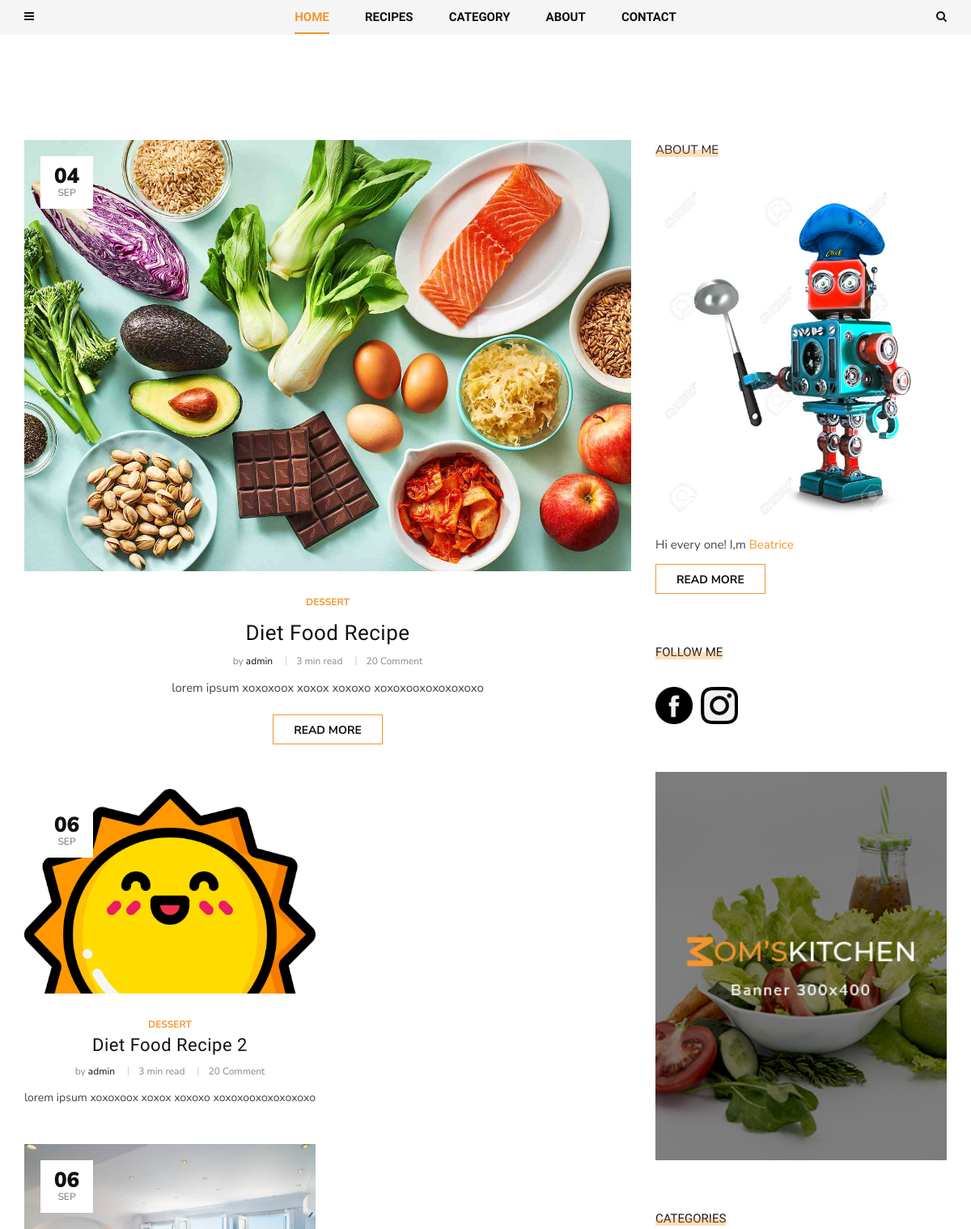
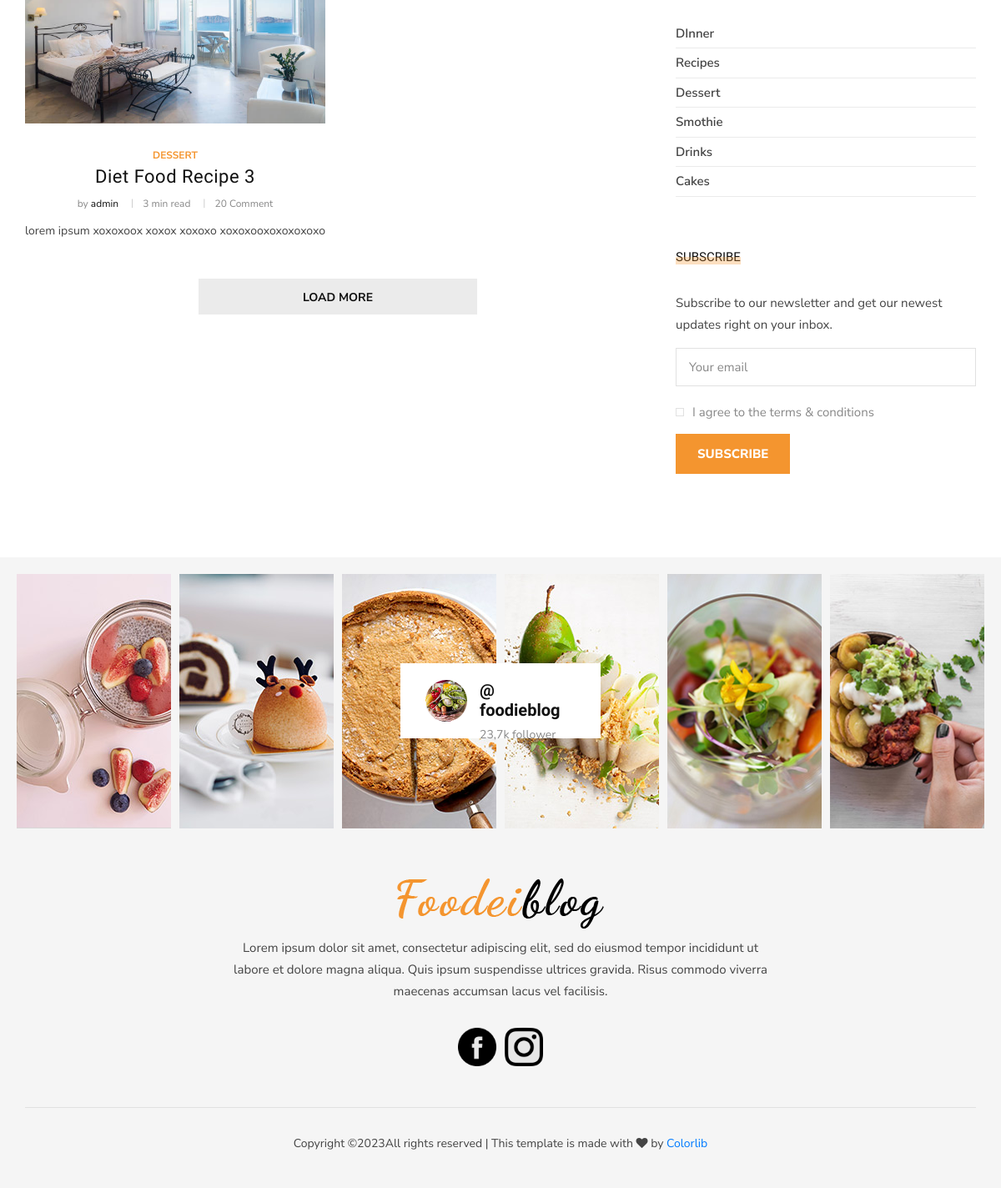
The page / on the database its author committed (2 pictures, top to bottom).
### blog/models.py (models this page shows, shortened)
class Post(models.Model):
    author = models.ForeignKey(User, related_name="posts", on_delete=models.CASCADE)
    title = models.CharField(max_length=200)
    image = models.ImageField(upload_to='articles/')
    text = models.TextField()
    category = models.ForeignKey(
        Category,
        related_name="post",
        on_delete=models.SET_NULL,
        null=True,
    )
    tags = models.ManyToManyField(Tag, related_name="post")
    create_at = models.DateTimeField(auto_now_add=True)
    slug = models.SlugField(max_length=200, default='', unique=True)
    def get_absolute_url(self):
        return reverse("post_single", kwargs={"slug":self.category.slug, "post_slug":self.slug })

class Category(MPTTModel):
    name = models.CharField(max_length=100)
    slug = models.SlugField(max_length=100)
    parent = TreeForeignKey(
        'self',
        related_name="children",
        on_delete=models.SET_NULL,
        null=True,
        blank=True
    )
    def __str__(self):
        return self.name
    class MPTTMeta:
        order_insertion_by = ['name']

### contact/models.py (models this page shows, shortened)
class About(models.Model):
    name = models.CharField(max_length=255, default='')
    text = RichTextField()
    minitext = RichTextField()
    def get_first_image(self):
        item = self.about_images.first()
        return item.image.url

class ImageAbout(models.Model):
    image = models.ImageField(upload_to="about/")
    page = models.ForeignKey(About, on_delete=models.CASCADE, related_name="about_images")
    alt = models.CharField(max_length=100)

class Social(models.Model):
    icon = models.FileField(upload_to="icons/")
    name = models.CharField(max_length=200)
    link = models.URLField()

### blog/views.py (the view)
# urls.py: path('', views.HomeView.as_view(), name="home"),
class HomeView(ListView):
    model = Post
    paginate_by = 9
    template_name = "blog/home.html"

### blog/templatetags/menu_tags.py (called while the page is built)
def get_all_categories():
    return Category.objects.all()

@register.simple_tag()
def get_list_category():
    return get_all_categories()

@register.inclusion_tag('blog/include/top_menu.html')
def get_categories():
    category = get_all_categories()
    return {"list_category": category}

@register.inclusion_tag('blog/include/recipes_tag.html')
def get_last_posts():
    posts = Post.objects.select_related("category").order_by("-id")[:5]
    return {"list_last_post": posts}

### contact/templatetags/social_tags.py (called while the page is built)
@register.simple_tag()
def get_social_links():
    return Social.objects.all()

@register.simple_tag()
def get_about():
    return About.objects.last()

### templates/blog/home.html (shortened to what this page needs)
{% extends 'base.html' %}
{% block content %}
  <section class="categories spad">
    <div class="categories__post">
      <div class="container">
        <div class="row">
          <div class="col-lg-8 col-md-8">
            {% for post in post_list %}
                {% if forloop.first %}
                  <div class="categories__post__item categories__post__item--large">
                    <div class="categories__post__item__pic set-bg"
                         data-setbg="{{ post.image.url }}">
                      <div class="post__meta">
                        <h4>{{ post.create_at|date:"d" }}</h4>
                        <span>{{ post.create_at|date:"M" }}</span>
                      </div>
                    </div>
                    <div class="categories__post__item__text">
                      <ul class="post__label--large">
                        <li>{{ post.category }}</li>
                      </ul>
                      <h3><a href="{{ post.get_absolute_url }}">{{ post.title }}</a></h3>
                      <ul class="post__widget">
                        <li>by <span>{{ post.author }}</span></li>
                        <li>3 min read</li>
                        <li>20 Comment</li>
                      </ul>
                      <p>{{ post.text|slice:":250" }}</p>
                      <a href="{{ post.get_absolute_url }}" class="primary-btn">Read more</a>
                    </div>
                  </div>
                  <div class="row">
                {% endif %}
            {% endfor %}
                <div class="col-lg-6 col-md-6 col-sm-6">
                  {% for post in post_list %}
                      {% if forloop.counter <= 5 and  forloop.counter > 1 %}
                        <div class="categories__post__item">
                          <div class="categories__post__item__pic small__item set-bg"
                               data-setbg="{{ post.image.url }}">
                            <div class="post__meta">
                              <h4>{{ post.create_at|date:"d" }}</h4>
                              <span>{{ post.create_at|date:"M" }}</span>
                            </div>
                          </div>
                          <div class="categories__post__item__text">
                            <span class="post__label">{{ post.category }}</span>
                            <h3><a href="{{ post.get_absolute_url }}">{{ post.title }}</a></h3>
                            <ul class="post__widget">
                              <li>by <span>{{ post.author }}</span></li>
                              <li>3 min read</li>
                              <li>20 Comment</li>
                            </ul>
                            <p>{{ post.text|slice:":250" }}</p>
                          </div>
                        </div>
                      {% endif %}
                  {% endfor %}
                </div>
                <div class="col-lg-6 col-md-6 col-sm-6">
                </div>
              </div>
            <div class="col-lg-12 text-center">
              <div class="load__more__btn">
                <a href="#">Load more</a>
              </div>
            </div>
          </div>
          {% include 'blog/include/sidebar.html' %}
        </div>
      </div>
    </div>
  </section>
{% endblock content %}

### templates/base.html (shortened to what this page needs)
<!DOCTYPE html>
<html lang="zxx">
{% load static %}
<head>
    <link rel="stylesheet" href="{% static 'css/bootstrap.min.css' %}" type="text/css">
    <link rel="stylesheet" href="{% static 'css/font-awesome.min.css' %}" type="text/css">
    <link rel="stylesheet" href="{% static 'css/elegant-icons.css' %}" type="text/css">
    <link rel="stylesheet" href="{% static 'css/owl.carousel.min.css' %}" type="text/css">
    <link rel="stylesheet" href="{% static 'css/slicknav.min.css' %}" type="text/css">
    <link rel="stylesheet" href="{% static 'css/style.css' %}" type="text/css">
</head>
<body>
    {% include 'header.html' %}
    {% block content %}
    {% endblock content %}
    {% include 'footer.html' %}
</body>
</html>

### templates/blog/include/left_nav.html (shortened to what this page needs)
{% load menu_tags social_tags %}

### templates/blog/include/top_menu.html (shortened to what this page needs)
{% load mptt_tags %}
<li class="dropdown">
  <a href="#">Category</a>
</li>

### templates/header.html
{% load social_tags %}
<header class="header">
    <div class="header__top">
      <div class="container">
        <div class="row">
          <div class="col-lg-2 col-md-1 col-6 order-md-1 order-1">
            <div class="header__humberger">
              <i class="fa fa-bars humberger__open"></i>
            </div>
          </div>
          <div class="col-lg-8 col-md-10 order-md-2 order-3">
            {% include 'blog/include/top_nav.html' %}
          </div>
          <div class="col-lg-2 col-md-1 col-6 order-md-3 order-2">
            <div class="header__search">
              <i class="fa fa-search search-switch"></i>
            </div>
          </div>
        </div>
      </div>
    </div>
  </header>

### templates/blog/include/top_nav.html
{% load menu_tags %}
<nav class="header__menu">
    <ul>
        <li class="active"><a href="/">Home</a></li>
        {% get_last_posts %}
        {% get_categories %}
        <li><a href="{% url 'about' %}">About</a></li>
        <li><a href="{% url 'contact' %}">Contact</a></li>
    </ul>
</nav>

### templates/blog/include/recipes_tag.html (shortened to what this page needs)
{% load menu_tags %}
        <li><a href="#">Recipes</a>
        </li>

### templates/blog/include/sidebar.html (shortened to what this page needs)
{% load social_tags %}
<div class="col-lg-4 col-md-4">
  <div class="sidebar__item">
    <div class="sidebar__about__item">
      <div class="sidebar__item__title">
        <h6>About me</h6>
      </div>
      {% get_about as about %}
      <img src="{{ about.get_first_image }}" alt="">
      <h6>Hi every one! I,m <span>{{ about.name }}</span></h6>
      <a href="{% url 'about' %}" class="primary-btn">Read more</a>
    </div>
    <div class="sidebar__follow__item">
      <div class="sidebar__item__title">
        <h6>Follow me</h6>
      </div>
      {% get_social_links as social_links %}
      <div class="sidebar__item__follow__links">
        {% for item in social_links %}
          <a href="{{ item.link }}"><img src="{{ item.icon.url }}"></a>
        {% endfor %}
      </div>
    </div>
    <div class="sidebar__item__banner">
      <img src="/static/img/sidebar/banner.jpg" alt="">
    </div>
    <div class="sidebar__item__categories">
      <div class="sidebar__item__title">
        <h6>Categories</h6>
      </div>
    {% include './sidebar_category.html' %}
    </div>
    <div class="sidebar__subscribe__item">
      <div class="sidebar__item__title">
        <h6>Subscribe</h6>
      </div>
      <p>Subscribe to our newsletter and get our newest updates right on your inbox.</p>
      <form action="#">
        <input type="text" class="email-input" placeholder="Your email">
        <label for="s-agree-check">
          I agree to the terms & conditions
          <span class="checkmark"></span>
        </label>
        <button type="submit" class="site-btn">Subscribe</button>
      </form>
    </div>
  </div>
</div>

### templates/blog/include/sidebar_category.html
{% load menu_tags %}
<ul>
  {% get_list_category as list_category %}
  {% for node in list_category %}
    <li><a href="{% url 'post_list' node.slug %}">{{ node.name }}</a></li>
  {% endfor %}
</ul>

### templates/footer.html (shortened to what this page needs)
{% load static social_tags %}
<footer class="footer">
  <div class="container-fluid">
    <div class="footer__instagram">
      <div class="footer__instagram__avatar">
        <div class="footer__instagram__avatar--pic">
          <img src="{% static 'img/footer/instagram-avatar.jpg' %}" alt="" />
        </div>
        <div class="footer__instagram__avatar--text">
          <h5>@ foodieblog</h5>
          <span>23,7k follower</span>
        </div>
      </div>
      <div class="row">
        <div class="col-lg-2 col-md-2 col-sm-4 col-6">
          <div class="footer__instagram__item set-bg" data-setbg="{% static 'img/footer/ip-1.jpg' %}"></div>
        </div>
        <div class="col-lg-2 col-md-2 col-sm-4 col-6">
          <div class="footer__instagram__item set-bg" data-setbg="{% static 'img/footer/ip-2.jpg' %}"></div>
        </div>
        <div class="col-lg-2 col-md-2 col-sm-4 col-6">
        </div>
        <div class="col-lg-2 col-md-2 col-sm-4 col-6">
        </div>
        <div class="col-lg-2 col-md-2 col-sm-4 col-6">
          <div class="footer__instagram__item set-bg" data-setbg="{% static 'img/footer/ip-5.jpg' %}"></div>
        </div>
        <div class="col-lg-2 col-md-2 col-sm-4 col-6">
          <div class="footer__instagram__item set-bg" data-setbg="{% static 'img/footer/ip-6.jpg' %}"></div>
        </div>
      </div>
    </div>
  </div>
  <div class="container">
    <div class="row">
      <div class="col-lg-12">
        <div class="footer__text">
          <div class="footer__logo">
            <a href="#"><img src="{% static 'img/logo.png' %}" alt="" /></a>
          </div>
          <p>
            Lorem ipsum dolor sit amet, consectetur adipiscing elit, sed do eiusmod tempor incididunt ut<br /> labore et dolore magna aliqua. Quis ipsum suspendisse ultrices gravida. Risus commodo viverra<br /> maecenas accumsan lacus vel facilisis.
          </p>
          <div class="footer__social">
            {% get_social_links as social_links %}
            {% for item in social_links %}
            <a href="{{ item.link }}"><img src="{{ item.icon.url }}"></a>
            {% endfor %}
          </div>
        </div>
        <div class="footer__copyright">
          <p>
            Copyright &copy;All rights reserved | This template is made with <i class="fa fa-heart" aria-hidden="true"></i> by <a href="https://colorlib.com" target="_blank">Colorlib</a>
          </p>
        </div>
      </div>
    </div>
  </div>
</footer>

### rows shown on the page
Post: create_at "04", create_at "SEP", category "DESSERT", title "Diet Food Recipe", author "admin", text "lorem ipsum xoxoxoox xoxox xoxoxo xoxoxooxoxoxoxoxo"
Post: shows a picture, create_at "06", create_at "SEP", category "DESSERT", title "Diet Food Recipe 2", author "admin", text "lorem ipsum xoxoxoox xoxox xoxoxo xoxoxooxoxoxoxoxo"
Post: shows a picture, create_at "06", create_at "SEP", category "DESSERT", title "Diet Food Recipe 3", author "admin", text "lorem ipsum xoxoxoox xoxox xoxoxo xoxoxooxoxoxoxoxo"
About: get_first_image (picture), name "Beatrice"
Social: icon (picture)
Social: icon (picture)
Category: name "DInner"
Category: name "Recipes"
Category: name "Dessert"
Category: name "Smothie"
Category: name "Drinks"
Category: name "Cakes"
